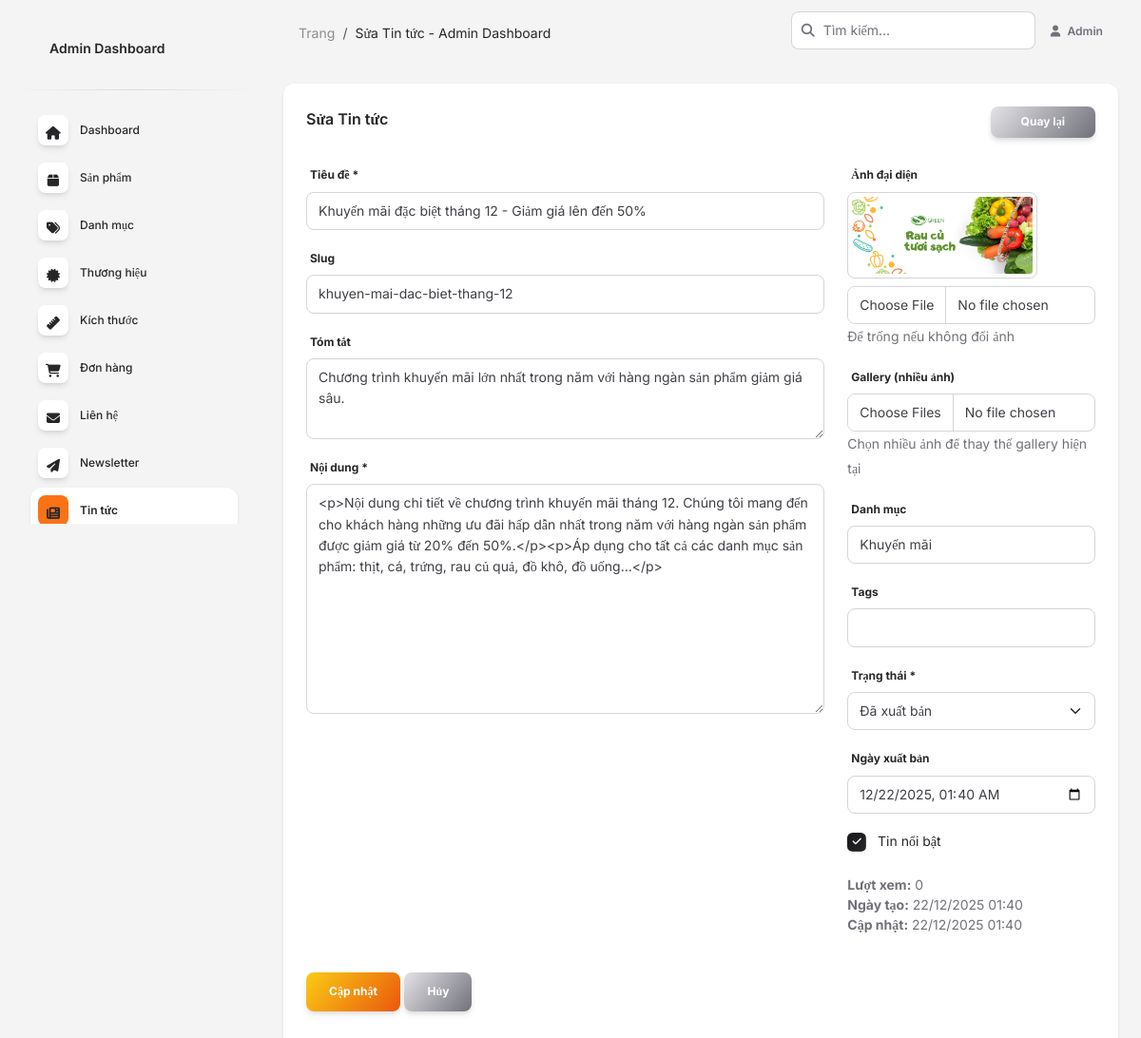
/admin/news_edit.php?id=1 (signed in), run on the app's committed database.
### tables this page shows
CREATE TABLE `news` (
  `id` int(11) NOT NULL AUTO_INCREMENT,
  `title` varchar(255) NOT NULL,
  `slug` varchar(255) NOT NULL,
  `excerpt` text DEFAULT NULL COMMENT 'Tóm tắt',
  `content` longtext NOT NULL COMMENT 'Nội dung bài viết',
  `featured_image` varchar(255) DEFAULT NULL COMMENT 'Ảnh đại diện',
  `gallery` text DEFAULT NULL COMMENT 'JSON array: ["img1.jpg", "img2.jpg"]',
  `author_id` int(11) DEFAULT NULL COMMENT 'ID người viết (admin)',
  `category` varchar(100) DEFAULT NULL COMMENT 'Danh mục tin tức',
  `tags` varchar(255) DEFAULT NULL COMMENT 'Tags phân cách bằng dấu phẩy',
  `views` int(11) DEFAULT 0 COMMENT 'Số lượt xem',
  `status` enum('draft','published','archived') NOT NULL DEFAULT 'draft',
  `featured` tinyint(1) DEFAULT 0 COMMENT 'Tin nổi bật',
  `published_at` datetime DEFAULT NULL COMMENT 'Ngày xuất bản',
  `created_at` timestamp NOT NULL DEFAULT CURRENT_TIMESTAMP,
  `updated_at` timestamp NOT NULL DEFAULT CURRENT_TIMESTAMP ON UPDATE CURRENT_TIMESTAMP,
  PRIMARY KEY (`id`),
  UNIQUE KEY `slug` (`slug`),
  KEY `author_id` (`author_id`),
  KEY `status` (`status`),
  KEY `featured` (`featured`),
  KEY `published_at` (`published_at`),
  FOREIGN KEY (`author_id`) REFERENCES `users`(`id`) ON DELETE SET NULL
);

### admin/news_edit.php (the view, shortened to what this page needs)
<?php
$news_id = isset($_GET['id']) ? (int)$_GET['id'] : 0;
$conn = connectDB();
$news = null;
$sql = "SELECT * FROM news WHERE id = ?";
$stmt = $conn->prepare($sql);
$stmt->bind_param("i", $news_id);
$stmt->execute();
$result = $stmt->get_result();
if ($result && $result->num_rows > 0) {
    $news = $result->fetch_assoc();
}
?>
<!DOCTYPE html>
<html lang="vi">
<head>
  <link href="../assets/css/nucleo-icons.css" rel="stylesheet" />
  <link href="../assets/css/nucleo-svg.css" rel="stylesheet" />
  <link id="pagestyle" href="../assets/css/soft-ui-dashboard.css?v=1.1.0" rel="stylesheet" />
</head>
<body class="g-sidenav-show bg-gray-100">
  <?php $currentPage = 'news'; include 'includes/sidebar.php'; ?>
  <main class="main-content position-relative max-height-vh-100 h-100 border-radius-lg">
    <?php include 'includes/navbar.php'; ?>
    <div class="container-fluid py-4">
      <div class="row">
        <div class="col-12">
          <div class="card">
            <div class="card-header pb-0">
              <div class="row">
                <div class="col-lg-6">
                  <h6>Sửa Tin tức</h6>
                </div>
                <div class="col-lg-6 text-end">
                  <a href="news.php" class="btn bg-gradient-secondary btn-sm mb-0">Quay lại</a>
                </div>
              </div>
            </div>
            <div class="card-body">
              <form method="POST" enctype="multipart/form-data">
                <div class="row">
                  <div class="col-md-8">
                    <div class="mb-3">
                      <label class="form-label">Tiêu đề *</label>
                      <input type="text" name="title" class="form-control"
                             value="<?= htmlspecialchars($news['title']) ?>" required>
                    </div>
                    <div class="mb-3">
                      <label class="form-label">Slug</label>
                      <input type="text" name="slug" class="form-control"
                             value="<?= htmlspecialchars($news['slug']) ?>">
                    </div>
                    <div class="mb-3">
                      <label class="form-label">Tóm tắt</label>
                      <textarea name="excerpt" class="form-control" rows="3"><?= htmlspecialchars($news['excerpt'] ?? '') ?></textarea>
                    </div>
                    <div class="mb-3">
                      <label class="form-label">Nội dung *</label>
                      <textarea name="content" id="content" class="form-control" rows="10" required><?= htmlspecialchars($news['content']) ?></textarea>
                    </div>
                  </div>
                  <div class="col-md-4">
                    <div class="mb-3">
                      <label class="form-label">Ảnh đại diện</label>
                      <?php if (!empty($news['featured_image'])): ?>
                      <div class="mb-2">
                        <img src="../assets/images/<?= htmlspecialchars($news['featured_image']) ?>"
                             class="img-thumbnail" style="max-width: 200px;">
                      </div>
                      <?php endif; ?>
                      <input type="file" name="featured_image" class="form-control" accept="image/*">
                      <small class="text-muted">Để trống nếu không đổi ảnh</small>
                    </div>
                    <div class="mb-3">
                      <label class="form-label">Gallery (nhiều ảnh)</label>
                      <input type="file" name="gallery[]" class="form-control" accept="image/*" multiple>
                      <small class="text-muted">Chọn nhiều ảnh để thay thế gallery hiện tại</small>
                    </div>
                    <div class="mb-3">
                      <label class="form-label">Danh mục</label>
                      <input type="text" name="category" class="form-control"
                             value="<?= htmlspecialchars($news['category'] ?? '') ?>">
                    </div>
                    <div class="mb-3">
                      <label class="form-label">Tags</label>
                      <input type="text" name="tags" class="form-control"
                             value="<?= htmlspecialchars($news['tags'] ?? '') ?>">
                    </div>
                    <div class="mb-3">
                      <label class="form-label">Trạng thái *</label>
                      <select name="status" class="form-select" required>
                        <option value="published" <?= $news['status'] === 'published' ? 'selected' : '' ?>>Đã xuất bản</option>
                      </select>
                    </div>
                    <div class="mb-3">
                      <label class="form-label">Ngày xuất bản</label>
                      <input type="datetime-local" name="published_at" class="form-control"
                             value="<?= $news['published_at'] ? date('Y-m-d\TH:i', strtotime($news['published_at'])) : '' ?>">
                    </div>
                    <div class="mb-3">
                      <div class="form-check">
                        <input class="form-check-input" type="checkbox" name="featured" id="featured" value="1"
                               <?= $news['featured'] ? 'checked' : '' ?>>
                        <label class="form-check-label" for="featured">
                          Tin nổi bật
                        </label>
                      </div>
                    </div>
                    <div class="mb-3">
                      <p class="text-sm text-secondary">
                        <strong>Lượt xem:</strong> <?= number_format($news['views']) ?><br>
                        <strong>Ngày tạo:</strong> <?= date('d/m/Y H:i', strtotime($news['created_at'])) ?><br>
                        <strong>Cập nhật:</strong> <?= date('d/m/Y H:i', strtotime($news['updated_at'])) ?>
                      </p>
                    </div>
                  </div>
                </div>
                <div class="mt-4">
                  <button type="submit" name="update_news" class="btn bg-gradient-primary">Cập nhật</button>
                  <a href="news.php" class="btn bg-gradient-secondary">Hủy</a>
                </div>
              </form>
            </div>
          </div>
        </div>
      </div>
    </div>
  </main>
</body>
</html>

### data on the page
news: title "Khuyến mãi đặc biệt tháng 12 - Giảm giá lên đến 50%", slug "khuyen-mai-dac-biet-thang-12", excerpt "Chương trình khuyến mãi lớn nhất trong năm với hàng ngàn sản phẩm giảm giá sâu.", content "<p>Nội dung chi tiết về chương trình khuyến mãi tháng 12. Chúng tôi mang đến cho khách hàng những ưu đãi hấp dẫn nhất trong năm với hàng ngàn sản phẩm được giảm giá từ 20% đến 50%.</p><p>Áp dụng cho tất cả các danh mục sản phẩm: thịt, cá, trứng, rau củ quả, đồ khô, đồ uống...</p>", featured_image (picture), category "Khuyến mãi", status "Đã xuất bản", published_at "12/22/2025 01:40", featured "☑", views "0", created_at "22/12/2025 01:40", updated_at "22/12/2025 01:40"

### other printed values
$pageTitle "Sửa Tin tức - Admin Dashboard"
$_SESSION['user_name'] "Admin"
